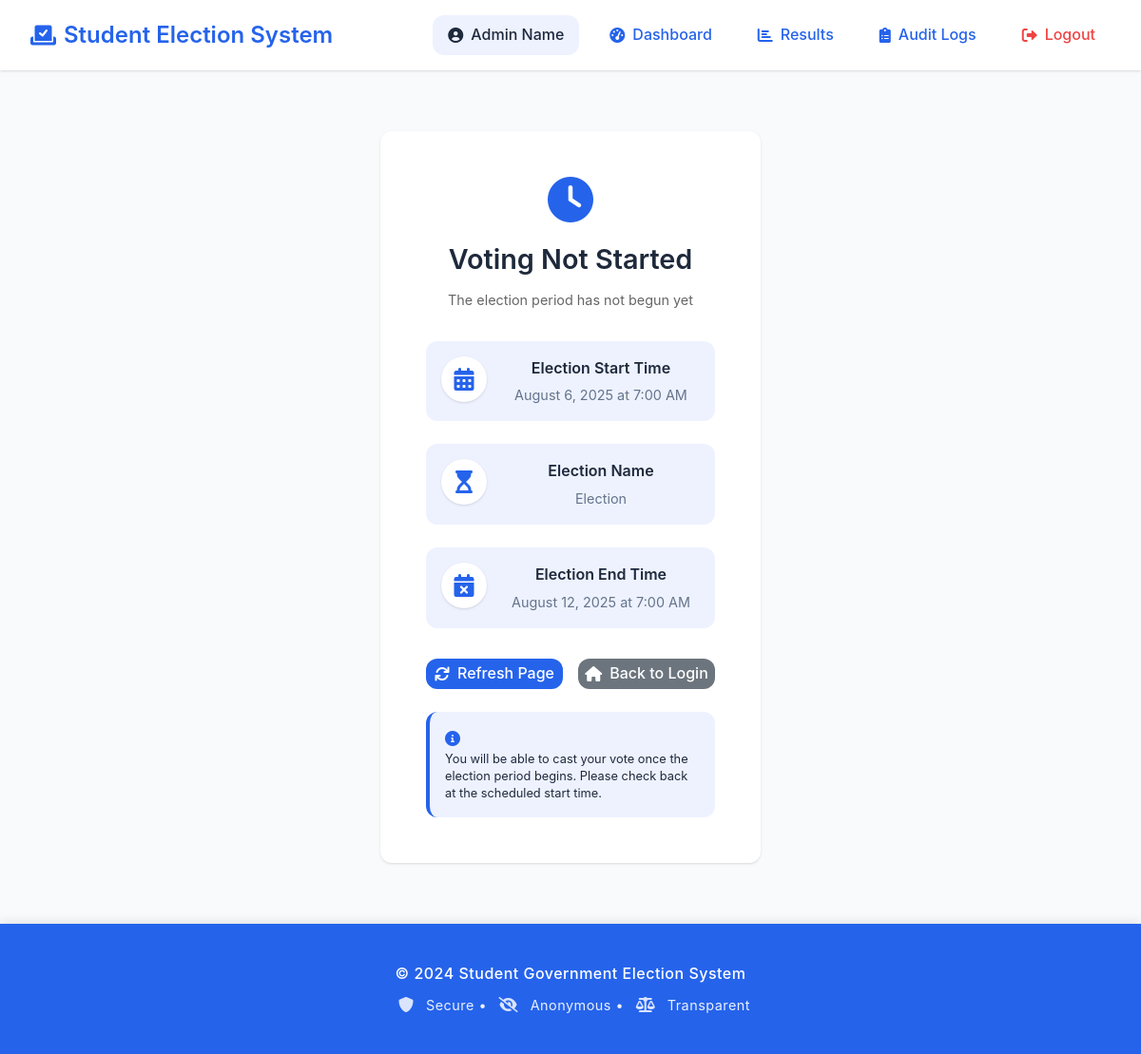
Page /voting-not-started/ (signed in) on the committed database.
### Admin/models.py (models this page shows, shortened)
class ElectionSettings(models.Model):
    name = models.CharField(max_length=200, default="Student Government Election")
    is_active = models.BooleanField(default=True)
    voting_start = models.DateTimeField(null=True, blank=True)
    voting_end = models.DateTimeField(null=True, blank=True)
    results_published = models.BooleanField(default=False)
    created_at = models.DateTimeField(auto_now_add=True)
    updated_at = models.DateTimeField(auto_now=True)
    class Meta:
        verbose_name = "Election Settings"
        verbose_name_plural = "Election Settings"
    @classmethod
    def get_current(cls):
        return cls.objects.filter(is_active=True).first()

### Voters/views.py (the view)
# urls.py: path('voting-not-started/', views.voting_not_started_view, name='voting_not_started'),
def voting_not_started_view(request):
    election_settings = ElectionSettings.get_current()
    return render(request, 'voters/voting_not_started.html', {'election_settings': election_settings})

### templates/voters/voting_not_started.html (shortened to what this page needs)
{% extends 'base.html' %}
{% block content %}
<div class="auth-container">
    <div class="auth-card">
        <div class="auth-header">
            <i class="fas fa-clock auth-icon"></i>
            <h2>Voting Not Started</h2>
            <p>The election period has not begun yet</p>
        </div>
        <div class="election-info">
            <div class="info-item">
                <i class="fas fa-calendar-alt"></i>
                <div class="info-content">
                    <h3>Election Start Time</h3>
                    <p>{{ election_settings.voting_start|date:"F j, Y" }} at {{ election_settings.voting_start|time:"g:i A" }}</p>
                </div>
            </div>
            <div class="info-item">
                <i class="fas fa-hourglass-start"></i>
                <div class="info-content">
                    <h3>Election Name</h3>
                    <p>{{ election_settings.name }}</p>
                </div>
            </div>
            {% if election_settings.voting_end %}
            <div class="info-item">
                <i class="fas fa-calendar-times"></i>
                <div class="info-content">
                    <h3>Election End Time</h3>
                    <p>{{ election_settings.voting_end|date:"F j, Y" }} at {{ election_settings.voting_end|time:"g:i A" }}</p>
                </div>
            </div>
            {% endif %}
        </div>
        <div class="action-buttons">
            <a href="{% url 'dashboard' %}" class="btn btn-primary">
                <i class="fas fa-sync"></i> Refresh Page
            </a>
            <a href="{% url 'login' %}" class="btn btn-secondary">
                <i class="fas fa-home"></i> Back to Login
            </a>
        </div>
        <div class="security-notice">
            <i class="fas fa-info-circle"></i>
            <p>You will be able to cast your vote once the election period begins. Please check back at the scheduled start time.</p>
        </div>
    </div>
</div>
{% endblock %}

### templates/base.html (shortened to what this page needs)
<!DOCTYPE html>
<html lang="en">
<head>
    {% load static %}
    <link rel="stylesheet" href="{% static 'css/style.css' %}">
    <link href="https://cdnjs.cloudflare.com/ajax/libs/font-awesome/6.0.0/css/all.min.css" rel="stylesheet">
</head>
<body>
    <nav class="navbar">
        <div class="nav-container">
            <div class="nav-brand">
                <i class="fas fa-vote-yea nav-icon"></i>
                <h1 class="nav-title">Student Election System</h1>
            </div>
            {% if user.is_authenticated %}
                <div class="nav-links">
                    <div class="nav-user">
                        <i class="fas fa-user-circle"></i>
                        <span>{{ user.get_full_name|default:user.username }}</span>
                    </div>
                    {% if user.voterprofile.category == 'Admin' or user.is_staff %}
                        <a href="{% url 'admin_dashboard' %}" class="nav-link">
                            <i class="fas fa-tachometer-alt"></i> Dashboard
                        </a>
                        <a href="{% url 'results_view' %}" class="nav-link">
                            <i class="fas fa-chart-bar"></i> Results
                        </a>
                        <a href="{% url 'audit_logs' %}" class="nav-link">
                            <i class="fas fa-clipboard-list"></i> Audit Logs
                        </a>
                    {% else %}
                        <a href="{% url 'dashboard' %}" class="nav-link">
                            <i class="fas fa-home"></i> Dashboard
                        </a>
                    {% endif %}
                    <a href="{% url 'logout' %}" class="nav-link logout">
                        <i class="fas fa-sign-out-alt"></i> Logout
                    </a>
                </div>
            {% endif %}
        </div>
    </nav>
    <main class="main-content">
        {% block content %}
        {% endblock %}
    </main>
    <footer class="footer">
        <div class="footer-content">
            <p>&copy; 2024 Student Government Election System</p>
            <p><i class="fas fa-shield-alt"></i> Secure • <i class="fas fa-eye-slash"></i> Anonymous • <i class="fas fa-balance-scale"></i> Transparent</p>
        </div>
    </footer>
</body>
</html>

### static/css/style.css (style rules this page uses)
* { margin: 0; padding: 0; box-sizing: border-box; }
body { font-family: 'Inter', "Segoe UI", -apple-system, BlinkMacSystemFont, sans-serif; background-color: var(--background-color); color: var(--text-color); line-height: 1.6; min-height: 100vh; display: flex; flex-direction: column; }
.navbar { background-color: var(--white); box-shadow: var(--shadow); padding: 1rem 0; position: sticky; top: 0; z-index: 1000; }
.nav-container { max-width: 1200px; margin: 0 auto; padding: 0 2rem; display: flex; justify-content: space-between; align-items: center; }
.nav-brand { display: flex; align-items: center; gap: 0.5rem; }
.nav-icon { color: var(--primary-color); font-size: 1.5rem; }
.nav-title { color: var(--primary-color); font-size: 1.5rem; font-weight: 600; margin: 0; }
.nav-links { display: flex; align-items: center; gap: 1rem; }
.nav-user { display: flex; align-items: center; gap: 0.5rem; color: var(--text-color); font-weight: 500; padding: 0.5rem 1rem; background-color: var(--accent-color); border-radius: var(--border-radius); }
.nav-link { color: var(--primary-color); text-decoration: none; padding: 0.5rem 1rem; border-radius: var(--border-radius); transition: var(--transition); display: flex; align-items: center; gap: 0.5rem; font-weight: 500; }
.nav-link.logout { color: var(--danger-color); }
.main-content { flex: 1; max-width: 1200px; margin: 0 auto; padding: 2rem; width: 100%; }
.auth-container { display: flex; justify-content: center; align-items: center; min-height: 70vh; padding: 2rem 0; }
.auth-card { background-color: var(--white); padding: 3rem; border-radius: var(--border-radius); box-shadow: var(--shadow); width: 100%; max-width: 400px; text-align: center; transition: var(--transition); }
.auth-header { margin-bottom: 2rem; }
.auth-icon { font-size: 3rem; color: var(--primary-color); margin-bottom: 1rem; display: block; }
.auth-header h2 { color: var(--text-color); font-size: 1.8rem; font-weight: 600; margin-bottom: 0.5rem; }
.auth-header p { color: #666; font-size: 0.9rem; }
.btn { display: inline-flex; align-items: center; justify-content: center; gap: 0.5rem; padding: 0.75rem 1.5rem; border: none; border-radius: var(--border-radius); font-size: 1rem; font-weight: 500; text-decoration: none; cursor: pointer; transition: var(--transition); text-align: center; }
.btn-primary { background-color: var(--primary-color); color: var(--white); }
.btn-secondary { background-color: #6c757d; color: var(--white); }
.security-notice { margin-top: 1.5rem; padding: 1rem; background-color: var(--accent-color); border-radius: var(--border-radius); border-left: 4px solid var(--primary-color); text-align: left; }
.security-notice i { color: var(--primary-color); margin-right: 0.5rem; }
.security-notice p { font-size: 0.8rem; color: var(--text-color); margin: 0; line-height: 1.4; }
.action-buttons { display: flex; gap: 0.5rem; justify-content: center; }
.action-buttons .btn { width: 32px; height: 32px; padding: 0; display: flex; align-items: center; justify-content: center; border-radius: var(--border-radius); transition: var(--transition); }
.footer { background-color: var(--primary-color); color: var(--white); padding: 2rem 0; margin-top: auto; width: 100%; position: relative; box-shadow: 0 -2px 10px rgba(0, 0, 0, 0.1); }
.footer-content { max-width: 1200px; margin: 0 auto; padding: 0 2rem; text-align: center; }
.footer-content p { margin: 0.5rem 0; font-size: 0.9rem; letter-spacing: 0.5px; opacity: 0.9; }
.footer-content p:first-child { font-weight: 500; font-size: 1rem; opacity: 1; }
.footer-content i { color: var(--accent-color); margin: 0 0.5rem; font-size: 1rem; transition: var(--transition); }

### templates/voters/voting_not_started.html (style rules this page uses)
.election-info { margin: 2rem 0; display: flex; flex-direction: column; gap: 1.5rem; }
.info-item { display: flex; align-items: flex-start; gap: 1rem; padding: 1rem; background: var(--accent-color); border-radius: var(--border-radius); transition: var(--transition); }
.info-item i { font-size: 1.5rem; color: var(--primary-color); background: var(--white); width: 48px; height: 48px; border-radius: 50%; display: flex; align-items: center; justify-content: center; box-shadow: var(--shadow); }
.info-content { flex: 1; }
.info-content h3 { font-size: 1rem; font-weight: 600; color: var(--text-color); margin: 0 0 0.25rem 0; }
.info-content p { font-size: 0.9rem; color: var(--text-light); margin: 0; }
.action-buttons { display: flex; gap: 1rem; margin-top: 2rem; }
.action-buttons .btn { flex: 1; justify-content: center; }

### rows in the picture
ElectionSettings: voting_start "August 6, 2025", voting_start "7:00 AM", name "Election", voting_end "August 12, 2025", voting_end "7:00 AM"

### other values in the picture
{{ user.get_full_name|default:user.username }} "Admin Name"
